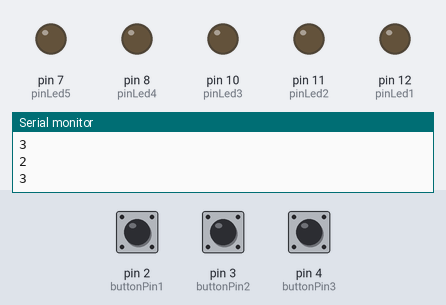
The sketch below on a simulated Arduino Uno, built with avr-gcc and run on an emulated ATmega328P. Shown: output pins drawn as LEDs (lit = HIGH), the last lines printed to the serial monitor. Dashed ring = blinking. The test bench sets the inputs (shaded band); at power-on: pin 2 (buttonPin1) LOW, pin 3 (buttonPin2) LOW, pin 4 (buttonPin3) LOW. Random numbers use the default seed unless the sketch sets one.

Above: at 6.2 s.
6.3 s: pin 2 (buttonPin1) pulled HIGH for 3.2 s
At 11.9 s:
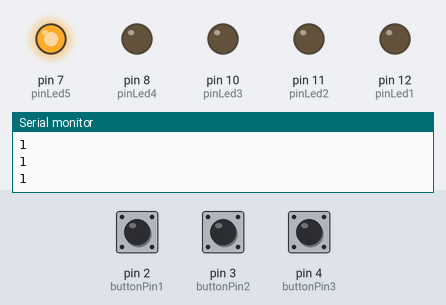
12.3 s: pin 3 (buttonPin2) pulled HIGH for 3.2 s
At 12.7 s:
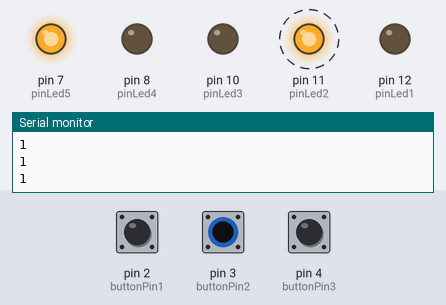
17.3 s: pin 4 (buttonPin3) pulled HIGH for 0.15 s
At 17.7 s:
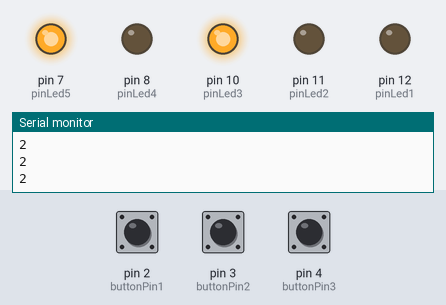
19.3 s: pin 2 (buttonPin1) pulled HIGH for 0.15 s
At 19.6 s:
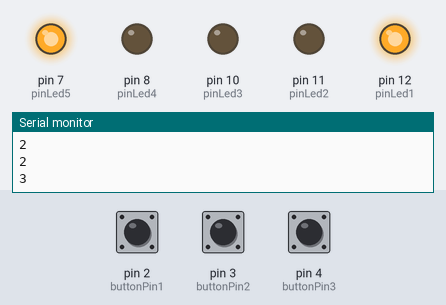
21.3 s: pin 4 (buttonPin3) pulled HIGH for 3.2 s
At 22.6 s:
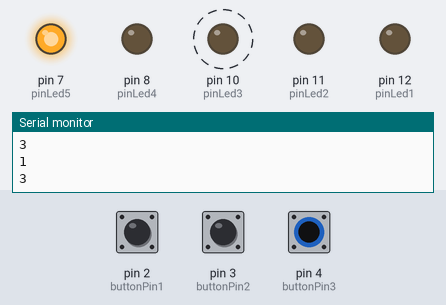
Timing chart, 0 to 26.3 s (numbered marks = the images above; inputs shaded):
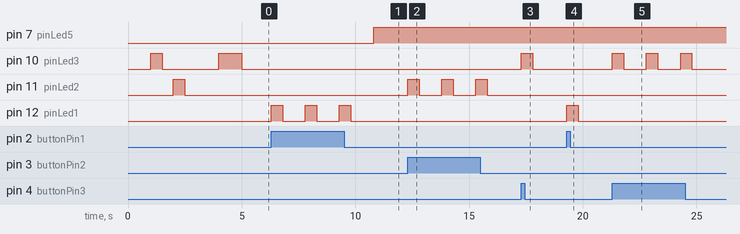

Measured:
- after the input at 6.3 s, pin 7 (pinLed5): LOW → HIGH after 4.5 s; pin 12 (pinLed1): alternates HIGH for 0.50 s and LOW for 1.0 s, 6 changes in all, then stays LOW, starting at once
- after the input at 12.3 s, pin 11 (pinLed2): alternates HIGH for 0.50 s and LOW for 1.0 s, starting at once
- after the input at 17.3 s, pin 10 (pinLed3): LOW → HIGH at once, → LOW 0.50 s later
- after the input at 19.3 s, pin 12 (pinLed1): LOW → HIGH at once, → LOW 0.50 s later
- after the input at 21.3 s, pin 10 (pinLed3): alternates HIGH for 0.50 s and LOW for 1.0 s, 6 changes in all, then stays LOW, starting at once

The sketch:

memory_game_rishu_onkar_alok.ino
```cpp
  int pinLed1=12;
  int pinLed2=11;
  int pinLed3=10;
  int pinLed4=8;
  int pinLed5=7;
  int ran1;
  int ran2;
  int ran3;
  const int buttonPin1 = 2;
  const int buttonPin2 = 3;
  const int buttonPin3 = 4;

  int buttonState1 = 0;
  int buttonState2 = 0;
  int buttonState3 = 0;

  int a[3];
  int b=0;

void setup() {
  // put your main code here, to run repeatedly:
 pinMode(pinLed1,OUTPUT);
 pinMode(pinLed2,OUTPUT);
 pinMode(pinLed3,OUTPUT);
 pinMode(pinLed4,OUTPUT);
  pinMode(pinLed5,OUTPUT);
  pinMode(buttonPin1, INPUT);
  pinMode(buttonPin2, INPUT);
  pinMode(buttonPin3, INPUT);
randomSeed(analogRead(0));
  Serial.begin(9600);
  ran1=random(1,4);
  ran2=random(1,4);
  ran3=random(1,4);
if(ran1==1)
digitalWrite(pinLed1,HIGH);
delay(500);
digitalWrite(pinLed1,LOW);
if(ran1==2)
digitalWrite(pinLed2,HIGH);
delay(500);
digitalWrite(pinLed2,LOW);
if(ran1==3)
digitalWrite(pinLed3,HIGH);
delay(500);
digitalWrite(pinLed3,LOW);

if(ran2==1)
digitalWrite(pinLed1,HIGH);
delay(500);
digitalWrite(pinLed1,LOW);
if(ran2==2)
digitalWrite(pinLed2,HIGH);
delay(500);
digitalWrite(pinLed2,LOW);
if(ran2==3)
digitalWrite(pinLed3,HIGH);
delay(500);
digitalWrite(pinLed3,LOW);

if(ran3==1)
digitalWrite(pinLed1,HIGH);
delay(500);
digitalWrite(pinLed1,LOW);
if(ran3==2)
digitalWrite(pinLed2,HIGH);
delay(500);
digitalWrite(pinLed2,LOW);
if(ran3==3)
digitalWrite(pinLed3,HIGH);
delay(1000);
digitalWrite(pinLed3,LOW);

Serial.println(ran1);
Serial.println(ran2);
Serial.println(ran3);
}
void loop(){
  for(int i=0;i<=2;i++)
{ a[i]=0;
while(a[i]==0)
{ buttonState1 = digitalRead(buttonPin1);
  buttonState2 = digitalRead(buttonPin2);
  buttonState3 = digitalRead(buttonPin3);


    if (buttonState1 == HIGH)
    {
      a[i] = 1;
      digitalWrite(pinLed1,HIGH);
      delay(500);
       digitalWrite(pinLed1,LOW);
    }

   else if (buttonState2 == HIGH)
    {a[i] = 2;
       digitalWrite(pinLed2,HIGH);
       delay(500);
       digitalWrite(pinLed2,LOW);
    }
    else if(buttonState3 == HIGH)
    {a[i]= 3;
     digitalWrite(pinLed3,HIGH);
     delay(500);
     digitalWrite(pinLed3,LOW);
    }
    else
    a[i]=0;


  }
  Serial.println(a[i]);


  delay(1000);
 /* for(int i=0;i<=2;i++)
{ a[i]=0;}*/
}
  if(a[0]==ran1&&a[1]==ran2&&a[2]==ran3)
  {
    digitalWrite(pinLed4,HIGH);
  }
  else
  {
    digitalWrite(pinLed5,HIGH);
 }}
```
